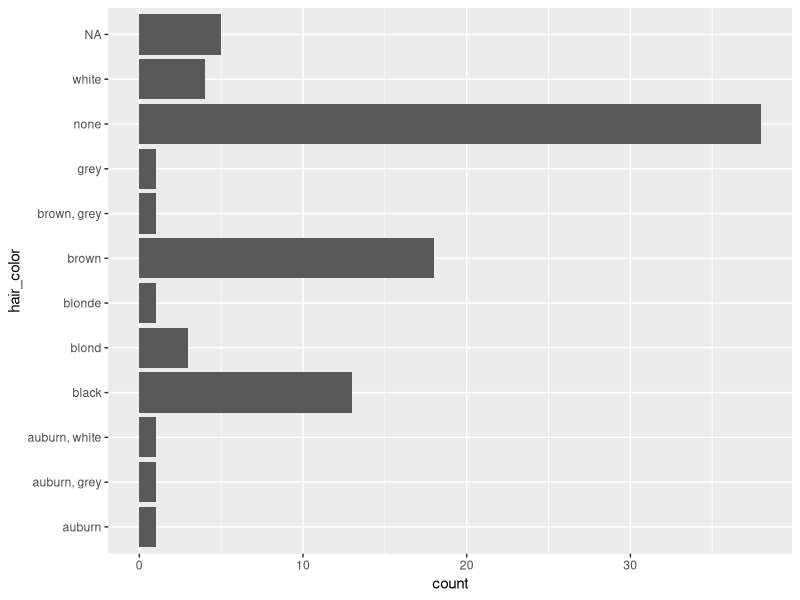

Here is the R script that generated this plot:
## ---- chunk 1
## 代码写这里，并运行；

## ---- chunk 2
library(dplyr)
library(ggplot2)
library(forcats)
ggplot(starwars, aes(x = hair_color)) + 
  geom_bar() + 
  coord_flip()
## ---- chunk 3
## 代码写这里，并运行；

## ---- chunk 4
## 代码写这里，并运行；

## ---- chunk 5
## 代码写这里，并运行；

## ---- chunk 6
## 代码写这里，并运行；

## ---- chunk 7
## 代码写这里，并运行；

